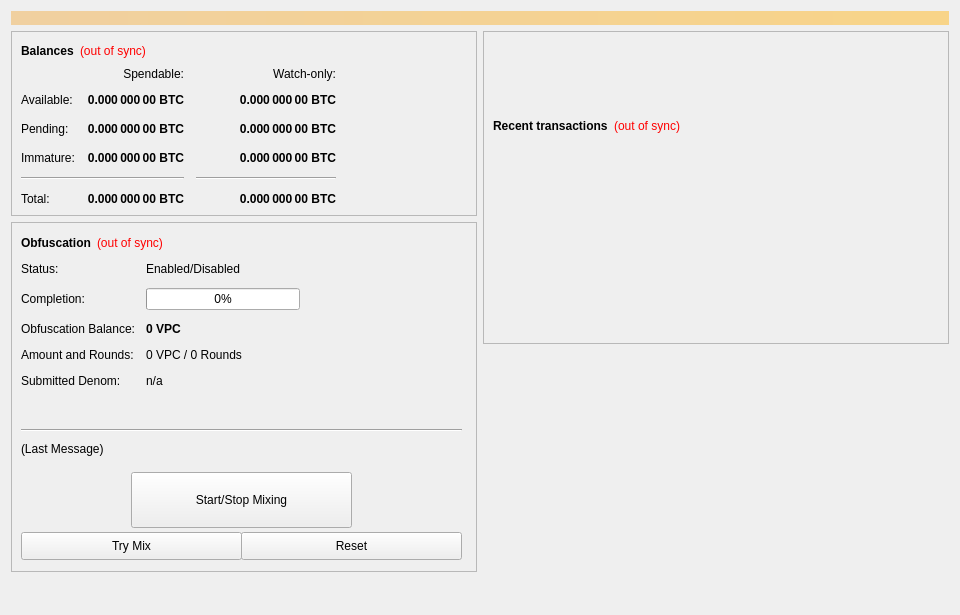
<?xml version="1.0" encoding="UTF-8"?>
<ui version="4.0">
 <class>OverviewPage</class>
 <widget class="QWidget" name="OverviewPage">
  <property name="geometry">
   <rect>
    <x>0</x>
    <y>0</y>
    <width>960</width>
    <height>615</height>
   </rect>
  </property>
  <property name="minimumSize">
   <size>
    <width>960</width>
    <height>0</height>
   </size>
  </property>
  <property name="windowTitle">
   <string>Form</string>
  </property>
  <layout class="QVBoxLayout" name="topLayout">
   <item>
    <widget class="QLabel" name="labelAlerts">
     <property name="visible">
      <bool>false</bool>
     </property>
     <property name="styleSheet">
      <string notr="true">background-color: qlineargradient(x1: 0, y1: 0, x2: 1, y2: 0, stop:0 #F0D0A0, stop:1 #F8D488); color:#000000;</string>
     </property>
     <property name="wordWrap">
      <bool>true</bool>
     </property>
     <property name="margin">
      <number>3</number>
     </property>
    </widget>
   </item>
   <item>
    <layout class="QHBoxLayout" name="horizontalLayout" stretch="1,1">
     <item>
      <layout class="QVBoxLayout" name="verticalLayout_2">
       <item>
        <widget class="QFrame" name="frame">
         <property name="frameShape">
          <enum>QFrame::StyledPanel</enum>
         </property>
         <property name="frameShadow">
          <enum>QFrame::Raised</enum>
         </property>
         <layout class="QVBoxLayout" name="verticalLayout_4">
          <item>
           <layout class="QHBoxLayout" name="horizontalLayout_4">
            <item>
             <widget class="QLabel" name="label_5">
              <property name="font">
               <font>
                <weight>75</weight>
                <bold>true</bold>
               </font>
              </property>
              <property name="text">
               <string>Balances</string>
              </property>
             </widget>
            </item>
            <item>
             <widget class="QLabel" name="labelWalletStatus">
              <property name="cursor">
               <cursorShape>WhatsThisCursor</cursorShape>
              </property>
              <property name="toolTip">
               <string>The displayed information may be out of date. Your wallet automatically synchronizes with the ValinorCoin network after a connection is established, but this process has not completed yet.</string>
              </property>
              <property name="styleSheet">
               <string notr="true">QLabel { color: red; }</string>
              </property>
              <property name="text">
               <string notr="true">(out of sync)</string>
              </property>
              <property name="alignment">
               <set>Qt::AlignLeading|Qt::AlignLeft|Qt::AlignVCenter</set>
              </property>
             </widget>
            </item>
            <item>
             <spacer name="horizontalSpacer_3">
              <property name="orientation">
               <enum>Qt::Horizontal</enum>
              </property>
              <property name="sizeHint" stdset="0">
               <size>
                <width>40</width>
                <height>20</height>
               </size>
              </property>
             </spacer>
            </item>
           </layout>
          </item>
          <item>
           <layout class="QGridLayout" name="gridLayout">
            <property name="spacing">
             <number>12</number>
            </property>
            <item row="2" column="2">
             <widget class="QLabel" name="labelWatchPending">
              <property name="font">
               <font>
                <weight>75</weight>
                <bold>true</bold>
               </font>
              </property>
              <property name="cursor">
               <cursorShape>IBeamCursor</cursorShape>
              </property>
              <property name="toolTip">
               <string>Unconfirmed transactions to watch-only addresses</string>
              </property>
              <property name="text">
               <string notr="true">0.000 000 00 BTC</string>
              </property>
              <property name="alignment">
               <set>Qt::AlignRight|Qt::AlignTrailing|Qt::AlignVCenter</set>
              </property>
              <property name="textInteractionFlags">
               <set>Qt::LinksAccessibleByMouse|Qt::TextSelectableByKeyboard|Qt::TextSelectableByMouse</set>
              </property>
             </widget>
            </item>
            <item row="2" column="1">
             <widget class="QLabel" name="labelUnconfirmed">
              <property name="font">
               <font>
                <weight>75</weight>
                <bold>true</bold>
               </font>
              </property>
              <property name="cursor">
               <cursorShape>IBeamCursor</cursorShape>
              </property>
              <property name="toolTip">
               <string>Total of transactions that have yet to be confirmed, and do not yet count toward the spendable balance</string>
              </property>
              <property name="text">
               <string notr="true">0.000 000 00 BTC</string>
              </property>
              <property name="alignment">
               <set>Qt::AlignRight|Qt::AlignTrailing|Qt::AlignVCenter</set>
              </property>
              <property name="textInteractionFlags">
               <set>Qt::LinksAccessibleByMouse|Qt::TextSelectableByKeyboard|Qt::TextSelectableByMouse</set>
              </property>
             </widget>
            </item>
            <item row="3" column="2">
             <widget class="QLabel" name="labelWatchImmature">
              <property name="font">
               <font>
                <weight>75</weight>
                <bold>true</bold>
               </font>
              </property>
              <property name="cursor">
               <cursorShape>IBeamCursor</cursorShape>
              </property>
              <property name="toolTip">
               <string>Staked or masternode rewards in watch-only addresses that has not yet matured</string>
              </property>
              <property name="text">
               <string notr="true">0.000 000 00 BTC</string>
              </property>
              <property name="alignment">
               <set>Qt::AlignRight|Qt::AlignTrailing|Qt::AlignVCenter</set>
              </property>
              <property name="textInteractionFlags">
               <set>Qt::LinksAccessibleByMouse|Qt::TextSelectableByKeyboard|Qt::TextSelectableByMouse</set>
              </property>
             </widget>
            </item>
            <item row="4" column="0" colspan="2">
             <widget class="Line" name="lineSpendableBalance">
              <property name="orientation">
               <enum>Qt::Horizontal</enum>
              </property>
             </widget>
            </item>
            <item row="4" column="2">
             <widget class="Line" name="lineWatchBalance">
              <property name="sizePolicy">
               <sizepolicy hsizetype="Preferred" vsizetype="Fixed">
                <horstretch>0</horstretch>
                <verstretch>0</verstretch>
               </sizepolicy>
              </property>
              <property name="minimumSize">
               <size>
                <width>140</width>
                <height>0</height>
               </size>
              </property>
              <property name="orientation">
               <enum>Qt::Horizontal</enum>
              </property>
             </widget>
            </item>
            <item row="5" column="0">
             <widget class="QLabel" name="labelTotalText">
              <property name="text">
               <string>Total:</string>
              </property>
             </widget>
            </item>
            <item row="3" column="1">
             <widget class="QLabel" name="labelImmature">
              <property name="font">
               <font>
                <weight>75</weight>
                <bold>true</bold>
               </font>
              </property>
              <property name="cursor">
               <cursorShape>IBeamCursor</cursorShape>
              </property>
              <property name="toolTip">
               <string>Staked or masternode rewards that has not yet matured</string>
              </property>
              <property name="text">
               <string notr="true">0.000 000 00 BTC</string>
              </property>
              <property name="alignment">
               <set>Qt::AlignRight|Qt::AlignTrailing|Qt::AlignVCenter</set>
              </property>
              <property name="textInteractionFlags">
               <set>Qt::LinksAccessibleByMouse|Qt::TextSelectableByKeyboard|Qt::TextSelectableByMouse</set>
              </property>
             </widget>
            </item>
            <item row="2" column="3">
             <spacer name="horizontalSpacer_2">
              <property name="orientation">
               <enum>Qt::Horizontal</enum>
              </property>
              <property name="sizeHint" stdset="0">
               <size>
                <width>40</width>
                <height>20</height>
               </size>
              </property>
             </spacer>
            </item>
            <item row="3" column="0">
             <widget class="QLabel" name="labelImmatureText">
              <property name="text">
               <string>Immature:</string>
              </property>
             </widget>
            </item>
            <item row="5" column="1">
             <widget class="QLabel" name="labelTotal">
              <property name="font">
               <font>
                <weight>75</weight>
                <bold>true</bold>
               </font>
              </property>
              <property name="cursor">
               <cursorShape>IBeamCursor</cursorShape>
              </property>
              <property name="toolTip">
               <string>Your current total balance</string>
              </property>
              <property name="text">
               <string notr="true">0.000 000 00 BTC</string>
              </property>
              <property name="alignment">
               <set>Qt::AlignRight|Qt::AlignTrailing|Qt::AlignVCenter</set>
              </property>
              <property name="textInteractionFlags">
               <set>Qt::LinksAccessibleByMouse|Qt::TextSelectableByKeyboard|Qt::TextSelectableByMouse</set>
              </property>
             </widget>
            </item>
            <item row="5" column="2">
             <widget class="QLabel" name="labelWatchTotal">
              <property name="font">
               <font>
                <weight>75</weight>
                <bold>true</bold>
               </font>
              </property>
              <property name="cursor">
               <cursorShape>IBeamCursor</cursorShape>
              </property>
              <property name="toolTip">
               <string>Current total balance in watch-only addresses</string>
              </property>
              <property name="text">
               <string notr="true">0.000 000 00 BTC</string>
              </property>
              <property name="alignment">
               <set>Qt::AlignRight|Qt::AlignTrailing|Qt::AlignVCenter</set>
              </property>
              <property name="textInteractionFlags">
               <set>Qt::LinksAccessibleByMouse|Qt::TextSelectableByKeyboard|Qt::TextSelectableByMouse</set>
              </property>
             </widget>
            </item>
            <item row="0" column="2">
             <widget class="QLabel" name="labelWatchonly">
              <property name="text">
               <string>Watch-only:</string>
              </property>
              <property name="alignment">
               <set>Qt::AlignRight|Qt::AlignTrailing|Qt::AlignVCenter</set>
              </property>
             </widget>
            </item>
            <item row="1" column="0">
             <widget class="QLabel" name="labelBalanceText">
              <property name="text">
               <string>Available:</string>
              </property>
             </widget>
            </item>
            <item row="1" column="1">
             <widget class="QLabel" name="labelBalance">
              <property name="font">
               <font>
                <weight>75</weight>
                <bold>true</bold>
               </font>
              </property>
              <property name="cursor">
               <cursorShape>IBeamCursor</cursorShape>
              </property>
              <property name="toolTip">
               <string>Your current spendable balance</string>
              </property>
              <property name="text">
               <string notr="true">0.000 000 00 BTC</string>
              </property>
              <property name="alignment">
               <set>Qt::AlignRight|Qt::AlignTrailing|Qt::AlignVCenter</set>
              </property>
              <property name="textInteractionFlags">
               <set>Qt::LinksAccessibleByMouse|Qt::TextSelectableByKeyboard|Qt::TextSelectableByMouse</set>
              </property>
             </widget>
            </item>
            <item row="1" column="2">
             <widget class="QLabel" name="labelWatchAvailable">
              <property name="font">
               <font>
                <weight>75</weight>
                <bold>true</bold>
               </font>
              </property>
              <property name="cursor">
               <cursorShape>IBeamCursor</cursorShape>
              </property>
              <property name="toolTip">
               <string>Your current balance in watch-only addresses</string>
              </property>
              <property name="text">
               <string notr="true">0.000 000 00 BTC</string>
              </property>
              <property name="alignment">
               <set>Qt::AlignRight|Qt::AlignTrailing|Qt::AlignVCenter</set>
              </property>
              <property name="textInteractionFlags">
               <set>Qt::LinksAccessibleByMouse|Qt::TextSelectableByKeyboard|Qt::TextSelectableByMouse</set>
              </property>
             </widget>
            </item>
            <item row="2" column="0">
             <widget class="QLabel" name="labelPendingText">
              <property name="text">
               <string>Pending:</string>
              </property>
             </widget>
            </item>
            <item row="0" column="1">
             <widget class="QLabel" name="labelSpendable">
              <property name="text">
               <string>Spendable:</string>
              </property>
              <property name="alignment">
               <set>Qt::AlignRight|Qt::AlignTrailing|Qt::AlignVCenter</set>
              </property>
             </widget>
            </item>
           </layout>
          </item>
         </layout>
        </widget>
       </item>
       <item>
        <widget class="QFrame" name="frameObfuscation">
         <property name="minimumSize">
          <size>
           <width>0</width>
           <height>350</height>
          </size>
         </property>
         <property name="layoutDirection">
          <enum>Qt::LeftToRight</enum>
         </property>
         <property name="frameShape">
          <enum>QFrame::StyledPanel</enum>
         </property>
         <property name="frameShadow">
          <enum>QFrame::Raised</enum>
         </property>
         <widget class="QWidget" name="formLayoutWidget">
          <property name="geometry">
           <rect>
            <x>10</x>
            <y>40</y>
            <width>451</width>
            <height>161</height>
           </rect>
          </property>
          <layout class="QFormLayout" name="formLayout">
           <property name="fieldGrowthPolicy">
            <enum>QFormLayout::AllNonFixedFieldsGrow</enum>
           </property>
           <property name="horizontalSpacing">
            <number>11</number>
           </property>
           <property name="verticalSpacing">
            <number>12</number>
           </property>
           <item row="0" column="0">
            <widget class="QLabel" name="label_6">
             <property name="text">
              <string>Status:</string>
             </property>
            </widget>
           </item>
           <item row="1" column="0">
            <widget class="QLabel" name="label_7">
             <property name="text">
              <string>Completion:</string>
             </property>
            </widget>
           </item>
           <item row="1" column="1">
            <widget class="QProgressBar" name="obfuscationProgress">
             <property name="maximumSize">
              <size>
               <width>154</width>
               <height>16777215</height>
              </size>
             </property>
             <property name="value">
              <number>0</number>
             </property>
            </widget>
           </item>
           <item row="2" column="0">
            <widget class="QLabel" name="labelAnonymizedText">
             <property name="text">
              <string>Obfuscation Balance:</string>
             </property>
            </widget>
           </item>
           <item row="2" column="1">
            <widget class="QLabel" name="labelAnonymized">
             <property name="font">
              <font>
               <weight>75</weight>
               <bold>true</bold>
              </font>
             </property>
             <property name="text">
              <string notr="true">0 VPC</string>
             </property>
            </widget>
           </item>
           <item row="3" column="0">
            <widget class="QLabel" name="label_8">
             <property name="text">
              <string>Amount and Rounds:</string>
             </property>
            </widget>
           </item>
           <item row="3" column="1">
            <widget class="QLabel" name="labelAmountRounds">
             <property name="text">
              <string>0 VPC / 0 Rounds</string>
             </property>
            </widget>
           </item>
           <item row="4" column="0">
            <widget class="QLabel" name="label_9">
             <property name="text">
              <string>Submitted Denom:</string>
             </property>
            </widget>
           </item>
           <item row="4" column="1">
            <widget class="QLabel" name="labelSubmittedDenom">
             <property name="toolTip">
              <string>The denominations you submitted to the Masternode.&lt;br&gt;To mix, other users must submit the exact same denominations.</string>
             </property>
             <property name="text">
              <string>n/a</string>
             </property>
            </widget>
           </item>
           <item row="0" column="1">
            <widget class="QLabel" name="obfuscationEnabled">
             <property name="text">
              <string>Enabled/Disabled</string>
             </property>
            </widget>
           </item>
          </layout>
         </widget>
         <widget class="QPushButton" name="runAutoDenom">
          <property name="geometry">
           <rect>
            <x>251</x>
            <y>17</y>
            <width>1</width>
            <height>1</height>
           </rect>
          </property>
          <property name="palette">
           <palette>
            <active>
             <colorrole role="WindowText">
              <brush brushstyle="SolidPattern">
               <color alpha="255">
                <red>0</red>
                <green>0</green>
                <blue>0</blue>
               </color>
              </brush>
             </colorrole>
             <colorrole role="Button">
              <brush brushstyle="SolidPattern">
               <color alpha="255">
                <red>239</red>
                <green>238</green>
                <blue>238</blue>
               </color>
              </brush>
             </colorrole>
             <colorrole role="Light">
              <brush brushstyle="SolidPattern">
               <color alpha="255">
                <red>255</red>
                <green>255</green>
                <blue>255</blue>
               </color>
              </brush>
             </colorrole>
             <colorrole role="Midlight">
              <brush brushstyle="SolidPattern">
               <color alpha="255">
                <red>247</red>
                <green>246</green>
                <blue>246</blue>
               </color>
              </brush>
             </colorrole>
             <colorrole role="Dark">
              <brush brushstyle="SolidPattern">
               <color alpha="255">
                <red>119</red>
                <green>119</green>
                <blue>119</blue>
               </color>
              </brush>
             </colorrole>
             <colorrole role="Mid">
              <brush brushstyle="SolidPattern">
               <color alpha="255">
                <red>159</red>
                <green>159</green>
                <blue>159</blue>
               </color>
              </brush>
             </colorrole>
             <colorrole role="Text">
              <brush brushstyle="SolidPattern">
               <color alpha="255">
                <red>0</red>
                <green>0</green>
                <blue>0</blue>
               </color>
              </brush>
             </colorrole>
             <colorrole role="BrightText">
              <brush brushstyle="SolidPattern">
               <color alpha="255">
                <red>255</red>
                <green>255</green>
                <blue>255</blue>
               </color>
              </brush>
             </colorrole>
             <colorrole role="ButtonText">
              <brush brushstyle="SolidPattern">
               <color alpha="255">
                <red>0</red>
                <green>0</green>
                <blue>0</blue>
               </color>
              </brush>
             </colorrole>
             <colorrole role="Base">
              <brush brushstyle="SolidPattern">
               <color alpha="255">
                <red>255</red>
                <green>255</green>
                <blue>255</blue>
               </color>
              </brush>
             </colorrole>
             <colorrole role="Window">
              <brush brushstyle="SolidPattern">
               <color alpha="255">
                <red>239</red>
                <green>238</green>
                <blue>238</blue>
               </color>
              </brush>
             </colorrole>
             <colorrole role="Shadow">
              <brush brushstyle="SolidPattern">
               <color alpha="255">
                <red>0</red>
                <green>0</green>
                <blue>0</blue>
               </color>
              </brush>
             </colorrole>
             <colorrole role="AlternateBase">
              <brush brushstyle="SolidPattern">
               <color alpha="255">
                <red>247</red>
                <green>246</green>
                <blue>246</blue>
               </color>
              </brush>
             </colorrole>
             <colorrole role="ToolTipBase">
              <brush brushstyle="SolidPattern">
               <color alpha="255">
                <red>255</red>
                <green>255</green>
                <blue>220</blue>
               </color>
              </brush>
             </colorrole>
             <colorrole role="ToolTipText">
              <brush brushstyle="SolidPattern">
               <color alpha="255">
                <red>0</red>
                <green>0</green>
                <blue>0</blue>
               </color>
              </brush>
             </colorrole>
            </active>
            <inactive>
             <colorrole role="WindowText">
              <brush brushstyle="SolidPattern">
               <color alpha="255">
                <red>0</red>
                <green>0</green>
                <blue>0</blue>
               </color>
              </brush>
             </colorrole>
             <colorrole role="Button">
              <brush brushstyle="SolidPattern">
               <color alpha="255">
                <red>239</red>
                <green>238</green>
                <blue>238</blue>
               </color>
              </brush>
             </colorrole>
             <colorrole role="Light">
              <brush brushstyle="SolidPattern">
               <color alpha="255">
                <red>255</red>
                <green>255</green>
                <blue>255</blue>
               </color>
              </brush>
             </colorrole>
             <colorrole role="Midlight">
              <brush brushstyle="SolidPattern">
               <color alpha="255">
                <red>247</red>
                <green>246</green>
                <blue>246</blue>
               </color>
              </brush>
             </colorrole>
             <colorrole role="Dark">
              <brush brushstyle="SolidPattern">
               <color alpha="255">
                <red>119</red>
                <green>119</green>
                <blue>119</blue>
               </color>
              </brush>
             </colorrole>
             <colorrole role="Mid">
              <brush brushstyle="SolidPattern">
               <color alpha="255">
                <red>159</red>
                <green>159</green>
                <blue>159</blue>
               </color>
              </brush>
             </colorrole>
             <colorrole role="Text">
              <brush brushstyle="SolidPattern">
               <color alpha="255">
                <red>0</red>
                <green>0</green>
                <blue>0</blue>
               </color>
              </brush>
             </colorrole>
             <colorrole role="BrightText">
              <brush brushstyle="SolidPattern">
               <color alpha="255">
                <red>255</red>
                <green>255</green>
                <blue>255</blue>
               </color>
              </brush>
             </colorrole>
             <colorrole role="ButtonText">
              <brush brushstyle="SolidPattern">
               <color alpha="255">
                <red>0</red>
                <green>0</green>
                <blue>0</blue>
               </color>
              </brush>
             </colorrole>
             <colorrole role="Base">
              <brush brushstyle="SolidPattern">
               <color alpha="255">
                <red>255</red>
                <green>255</green>
                <blue>255</blue>
               </color>
              </brush>
             </colorrole>
             <colorrole role="Window">
              <brush brushstyle="SolidPattern">
               <color alpha="255">
                <red>239</red>
                <green>238</green>
                <blue>238</blue>
               </color>
              </brush>
             </colorrole>
             <colorrole role="Shadow">
              <brush brushstyle="SolidPattern">
               <color alpha="255">
                <red>0</red>
                <green>0</green>
                <blue>0</blue>
               </color>
              </brush>
             </colorrole>
             <colorrole role="AlternateBase">
              <brush brushstyle="SolidPattern">
               <color alpha="255">
                <red>247</red>
                <green>246</green>
                <blue>246</blue>
               </color>
              </brush>
             </colorrole>
             <colorrole role="ToolTipBase">
              <brush brushstyle="SolidPattern">
               <color alpha="255">
                <red>255</red>
                <green>255</green>
                <blue>220</blue>
               </color>
              </brush>
             </colorrole>
             <colorrole role="ToolTipText">
              <brush brushstyle="SolidPattern">
               <color alpha="255">
                <red>0</red>
                <green>0</green>
                <blue>0</blue>
               </color>
              </brush>
             </colorrole>
            </inactive>
            <disabled>
             <colorrole role="WindowText">
              <brush brushstyle="SolidPattern">
               <color alpha="255">
                <red>119</red>
                <green>119</green>
                <blue>119</blue>
               </color>
              </brush>
             </colorrole>
             <colorrole role="Button">
              <brush brushstyle="SolidPattern">
               <color alpha="255">
                <red>239</red>
                <green>238</green>
                <blue>238</blue>
               </color>
              </brush>
             </colorrole>
             <colorrole role="Light">
              <brush brushstyle="SolidPattern">
               <color alpha="255">
                <red>255</red>
                <green>255</green>
                <blue>255</blue>
               </color>
              </brush>
             </colorrole>
             <colorrole role="Midlight">
              <brush brushstyle="SolidPattern">
               <color alpha="255">
                <red>247</red>
                <green>246</green>
                <blue>246</blue>
               </color>
              </brush>
             </colorrole>
             <colorrole role="Dark">
              <brush brushstyle="SolidPattern">
               <color alpha="255">
                <red>119</red>
                <green>119</green>
                <blue>119</blue>
               </color>
              </brush>
             </colorrole>
             <colorrole role="Mid">
              <brush brushstyle="SolidPattern">
               <color alpha="255">
                <red>159</red>
                <green>159</green>
                <blue>159</blue>
               </color>
              </brush>
             </colorrole>
             <colorrole role="Text">
              <brush brushstyle="SolidPattern">
               <color alpha="255">
                <red>119</red>
                <green>119</green>
                <blue>119</blue>
               </color>
              </brush>
             </colorrole>
             <colorrole role="BrightText">
              <brush brushstyle="SolidPattern">
               <color alpha="255">
                <red>255</red>
                <green>255</green>
                <blue>255</blue>
               </color>
              </brush>
             </colorrole>
             <colorrole role="ButtonText">
              <brush brushstyle="SolidPattern">
               <color alpha="255">
                <red>119</red>
                <green>119</green>
                <blue>119</blue>
               </color>
              </brush>
             </colorrole>
             <colorrole role="Base">
              <brush brushstyle="SolidPattern">
               <color alpha="255">
                <red>239</red>
                <green>238</green>
                <blue>238</blue>
               </color>
              </brush>
             </colorrole>
             <colorrole role="Window">
              <brush brushstyle="SolidPattern">
               <color alpha="255">
                <red>239</red>
                <green>238</green>
                <blue>238</blue>
               </color>
              </brush>
             </colorrole>
             <colorrole role="Shadow">
              <brush brushstyle="SolidPattern">
               <color alpha="255">
                <red>0</red>
                <green>0</green>
                <blue>0</blue>
               </color>
              </brush>
             </colorrole>
             <colorrole role="AlternateBase">
              <brush brushstyle="SolidPattern">
               <color alpha="255">
                <red>239</red>
                <green>238</green>
                <blue>238</blue>
               </color>
              </brush>
             </colorrole>
             <colorrole role="ToolTipBase">
              <brush brushstyle="SolidPattern">
               <color alpha="255">
                <red>255</red>
                <green>255</green>
                <blue>220</blue>
               </color>
              </brush>
             </colorrole>
             <colorrole role="ToolTipText">
              <brush brushstyle="SolidPattern">
               <color alpha="255">
                <red>0</red>
                <green>0</green>
                <blue>0</blue>
               </color>
              </brush>
             </colorrole>
            </disabled>
           </palette>
          </property>
          <property name="focusPolicy">
           <enum>Qt::NoFocus</enum>
          </property>
          <property name="autoFillBackground">
           <bool>true</bool>
          </property>
          <property name="text">
           <string/>
          </property>
          <property name="flat">
           <bool>true</bool>
          </property>
         </widget>
         <widget class="QPushButton" name="toggleObfuscation">
          <property name="geometry">
           <rect>
            <x>120</x>
            <y>250</y>
            <width>221</width>
            <height>56</height>
           </rect>
          </property>
          <property name="sizePolicy">
           <sizepolicy hsizetype="MinimumExpanding" vsizetype="Fixed">
            <horstretch>0</horstretch>
            <verstretch>0</verstretch>
           </sizepolicy>
          </property>
          <property name="text">
           <string>Start/Stop Mixing</string>
          </property>
         </widget>
         <widget class="Line" name="lineLastMessage">
          <property name="geometry">
           <rect>
            <x>10</x>
            <y>200</y>
            <width>441</width>
            <height>16</height>
           </rect>
          </property>
          <property name="orientation">
           <enum>Qt::Horizontal</enum>
          </property>
         </widget>
         <widget class="QLabel" name="obfuscationStatus">
          <property name="geometry">
           <rect>
            <x>10</x>
            <y>220</y>
            <width>451</width>
            <height>61</height>
           </rect>
          </property>
          <property name="minimumSize">
           <size>
            <width>288</width>
            <height>43</height>
           </size>
          </property>
          <property name="text">
           <string>(Last Message)</string>
          </property>
          <property name="alignment">
           <set>Qt::AlignLeading|Qt::AlignLeft|Qt::AlignTop</set>
          </property>
          <property name="wordWrap">
           <bool>true</bool>
          </property>
         </widget>
         <widget class="QPushButton" name="obfuscationAuto">
          <property name="geometry">
           <rect>
            <x>10</x>
            <y>310</y>
            <width>221</width>
            <height>28</height>
           </rect>
          </property>
          <property name="sizePolicy">
           <sizepolicy hsizetype="MinimumExpanding" vsizetype="Fixed">
            <horstretch>0</horstretch>
            <verstretch>0</verstretch>
           </sizepolicy>
          </property>
          <property name="toolTip">
           <string>Try to manually submit a Obfuscation request.</string>
          </property>
          <property name="text">
           <string>Try Mix</string>
          </property>
         </widget>
         <widget class="QPushButton" name="obfuscationReset">
          <property name="geometry">
           <rect>
            <x>230</x>
            <y>310</y>
            <width>221</width>
            <height>28</height>
           </rect>
          </property>
          <property name="sizePolicy">
           <sizepolicy hsizetype="MinimumExpanding" vsizetype="Fixed">
            <horstretch>0</horstretch>
            <verstretch>0</verstretch>
           </sizepolicy>
          </property>
          <property name="toolTip">
           <string>Reset the current status of Obfuscation (can interrupt Obfuscation if it's in the process of Mixing, which can cost you money!)</string>
          </property>
          <property name="autoFillBackground">
           <bool>false</bool>
          </property>
          <property name="text">
           <string>Reset</string>
          </property>
         </widget>
         <widget class="QWidget" name="layoutWidget">
          <property name="geometry">
           <rect>
            <x>10</x>
            <y>10</y>
            <width>431</width>
            <height>22</height>
           </rect>
          </property>
          <layout class="QHBoxLayout" name="horizontalLayout_5">
           <item>
            <widget class="QLabel" name="label_2">
             <property name="font">
              <font>
               <weight>75</weight>
               <bold>true</bold>
              </font>
             </property>
             <property name="text">
              <string>Obfuscation</string>
             </property>
            </widget>
           </item>
           <item>
            <widget class="QLabel" name="labelObfuscationSyncStatus">
             <property name="toolTip">
              <string>The displayed information may be out of date. Your wallet automatically synchronizes with the ValinorCoin network after a connection is established, but this process has not completed yet.</string>
             </property>
             <property name="styleSheet">
              <string notr="true">QLabel { color: red; }</string>
             </property>
             <property name="text">
              <string notr="true">(out of sync)</string>
             </property>
             <property name="alignment">
              <set>Qt::AlignLeading|Qt::AlignLeft|Qt::AlignVCenter</set>
             </property>
            </widget>
           </item>
           <item>
            <spacer name="horizontalSpacer_4">
             <property name="orientation">
              <enum>Qt::Horizontal</enum>
             </property>
             <property name="sizeHint" stdset="0">
              <size>
               <width>40</width>
               <height>20</height>
              </size>
             </property>
            </spacer>
           </item>
          </layout>
         </widget>
        </widget>
       </item>
       <item>
        <spacer name="verticalSpacer">
         <property name="orientation">
          <enum>Qt::Vertical</enum>
         </property>
         <property name="sizeHint" stdset="0">
          <size>
           <width>20</width>
           <height>40</height>
          </size>
         </property>
        </spacer>
       </item>
      </layout>
     </item>
     <item>
      <layout class="QVBoxLayout" name="verticalLayout_3">
       <item>
        <widget class="QFrame" name="frame_2">
         <property name="frameShape">
          <enum>QFrame::StyledPanel</enum>
         </property>
         <property name="frameShadow">
          <enum>QFrame::Raised</enum>
         </property>
         <layout class="QVBoxLayout" name="verticalLayout">
          <item>
           <spacer name="verticalSpacer_3">
            <property name="orientation">
             <enum>Qt::Vertical</enum>
            </property>
            <property name="sizeType">
             <enum>QSizePolicy::Fixed</enum>
            </property>
            <property name="sizeHint" stdset="0">
             <size>
              <width>20</width>
              <height>75</height>
             </size>
            </property>
           </spacer>
          </item>
          <item>
           <layout class="QHBoxLayout" name="horizontalLayout_2">
            <item>
             <widget class="QLabel" name="label_4">
              <property name="font">
               <font>
                <weight>75</weight>
                <bold>true</bold>
               </font>
              </property>
              <property name="text">
               <string>Recent transactions</string>
              </property>
             </widget>
            </item>
            <item>
             <widget class="QLabel" name="labelTransactionsStatus">
              <property name="cursor">
               <cursorShape>WhatsThisCursor</cursorShape>
              </property>
              <property name="toolTip">
               <string>The displayed information may be out of date. Your wallet automatically synchronizes with the ValinorCoin network after a connection is established, but this process has not completed yet.</string>
              </property>
              <property name="styleSheet">
               <string notr="true">QLabel { color: red; }</string>
              </property>
              <property name="text">
               <string notr="true">(out of sync)</string>
              </property>
              <property name="alignment">
               <set>Qt::AlignRight|Qt::AlignTrailing|Qt::AlignVCenter</set>
              </property>
             </widget>
            </item>
            <item>
             <spacer name="horizontalSpacer">
              <property name="orientation">
               <enum>Qt::Horizontal</enum>
              </property>
              <property name="sizeHint" stdset="0">
               <size>
                <width>40</width>
                <height>20</height>
               </size>
              </property>
             </spacer>
            </item>
           </layout>
          </item>
          <item>
           <widget class="QListView" name="listTransactions">
            <property name="styleSheet">
             <string notr="true">QListView { background: transparent; }</string>
            </property>
            <property name="frameShape">
             <enum>QFrame::NoFrame</enum>
            </property>
            <property name="verticalScrollBarPolicy">
             <enum>Qt::ScrollBarAlwaysOff</enum>
            </property>
            <property name="horizontalScrollBarPolicy">
             <enum>Qt::ScrollBarAlwaysOff</enum>
            </property>
            <property name="selectionMode">
             <enum>QAbstractItemView::NoSelection</enum>
            </property>
           </widget>
          </item>
         </layout>
        </widget>
       </item>
       <item>
        <spacer name="verticalSpacer_2">
         <property name="orientation">
          <enum>Qt::Vertical</enum>
         </property>
         <property name="sizeType">
          <enum>QSizePolicy::Expanding</enum>
         </property>
         <property name="sizeHint" stdset="0">
          <size>
           <width>20</width>
           <height>40</height>
          </size>
         </property>
        </spacer>
       </item>
      </layout>
     </item>
    </layout>
   </item>
  </layout>
 </widget>
 <resources/>
 <connections/>
</ui>
